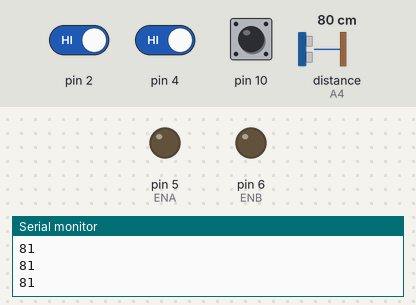
A sketch run on a simulated Arduino Uno, built with avr-gcc and run on an emulated ATmega328P. On the bench: output pins drawn as LEDs (lit = HIGH), the last lines printed to the serial monitor. The test bench sets the inputs (shaded band); at power-on: pin 2 HIGH, pin 4 HIGH, distance to the obstacle (sensor on A4) 80 cm, pin 10 HIGH. The echo pulse lasts 58.3 µs per cm.

Above: at 1.9 s.
2.0 s: pin 2 driven LOW
At 2.6 s:
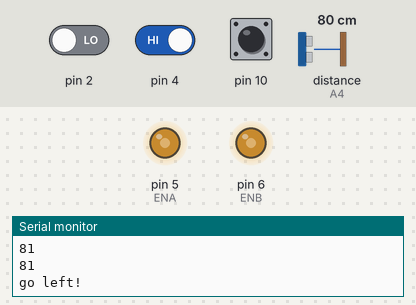
3.5 s: pin 2 driven HIGH and pin 4 driven LOW
5.1 s: distance to the obstacle (sensor on A4) set to 2 cm
At 5.6 s:
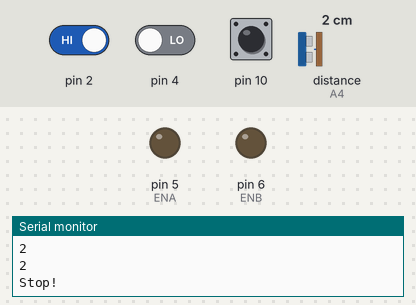
6.7 s: distance to the obstacle (sensor on A4) set to 9 cm
8.2 s: distance to the obstacle (sensor on A4) set to 12 cm
At 9.0 s:
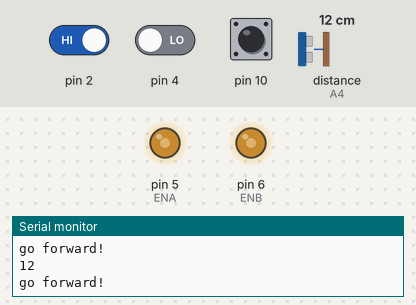
9.7 s: distance to the obstacle (sensor on A4) set to 120 cm
Timing chart, 0 to 12.7 s (numbered marks = the images above; inputs shaded):
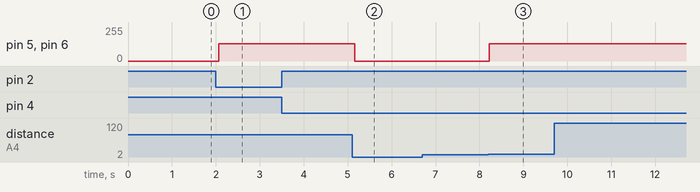

Measured:
- the behaviour switches between 10 and 11 cm on distance to the obstacle (sensor on A4) (found by bisection; images 2 and 3)
- after the input at 2.0 s, pin 5 (ENA), pin 6 (ENB): 0/255 → 130/255 after 0.06 s
- after the input at 5.1 s, pin 5 (ENA), pin 6 (ENB): 130/255 → 0/255 after 0.06 s
- after the input at 8.2 s, pin 5 (ENA), pin 6 (ENB): 0/255 → 130/255 at once

The sketch:

Line_Tracking_Ultra_test.ino
```cpp
#include<NewPing.h>
int trig_pin = A5;
int echo_pin = A4;
NewPing sonar(trig_pin, echo_pin, 300);

int distance = 100;

//Line Tracking IO define
#define LT_R !digitalRead(10)
#define LT_M !digitalRead(4)
#define LT_L !digitalRead(2)

#define ENA 5
#define ENB 6
#define IN1 7
#define IN2 8
#define IN3 9
#define IN4 11

#define carSpeed 130


void setup() {
  // put your setup code here, to run once:

 Serial.begin(9600);
  pinMode(LT_R,INPUT);
  pinMode(LT_M,INPUT);
  pinMode(LT_L,INPUT);

   distance = readPing();
  delay(100);
  Serial.println(distance);
  distance = readPing();
  delay(100);
  Serial.println(distance);
  distance = readPing();
  delay(100);
  Serial.println(distance);
  distance = readPing();
  delay(100);
  Serial.println(distance);

}

void loop() {
  // put your main code here, to run repeatedly:

distance = readPing();
Serial.println(distance);


  if(distance > 10){
    if(LT_M){
      forward();
    }
    else if(LT_R) {
      right();
      while(LT_R);
    }
    else if(LT_L) {
      left();
      while(LT_L);
    }
  }
  if(distance <= 10){
       stop();

  }

}

void forward(){
  analogWrite(ENA, carSpeed);
  analogWrite(ENB, carSpeed);
  digitalWrite(IN1, HIGH);
  digitalWrite(IN2, LOW);
  digitalWrite(IN3, LOW);
  digitalWrite(IN4, HIGH);
  Serial.println("go forward!");
}

void back(){
  analogWrite(ENA, carSpeed);
  analogWrite(ENB, carSpeed);
  digitalWrite(IN1, LOW);
  digitalWrite(IN2, HIGH);
  digitalWrite(IN3, HIGH);
  digitalWrite(IN4, LOW);
  Serial.println("go back!");
}

void left(){
  analogWrite(ENA, carSpeed);
  analogWrite(ENB, carSpeed);
  digitalWrite(IN1, LOW);
  digitalWrite(IN2, HIGH);
  digitalWrite(IN3, LOW);
  digitalWrite(IN4, HIGH);
  Serial.println("go left!");
}

void right(){
  analogWrite(ENA, carSpeed);
  analogWrite(ENB, carSpeed);
  digitalWrite(IN1, HIGH);
  digitalWrite(IN2, LOW);
  digitalWrite(IN3, HIGH);
  digitalWrite(IN4, LOW);
  Serial.println("go right!");
}

void stop(){
   digitalWrite(ENA, LOW);
   digitalWrite(ENB, LOW);
   Serial.println(distance);
   Serial.println("Stop!");
}

int readPing(){
  delay(70);
  int cm = sonar.ping_cm();
  if (cm==0){
    cm=250;
  }
  return cm;
}
```
